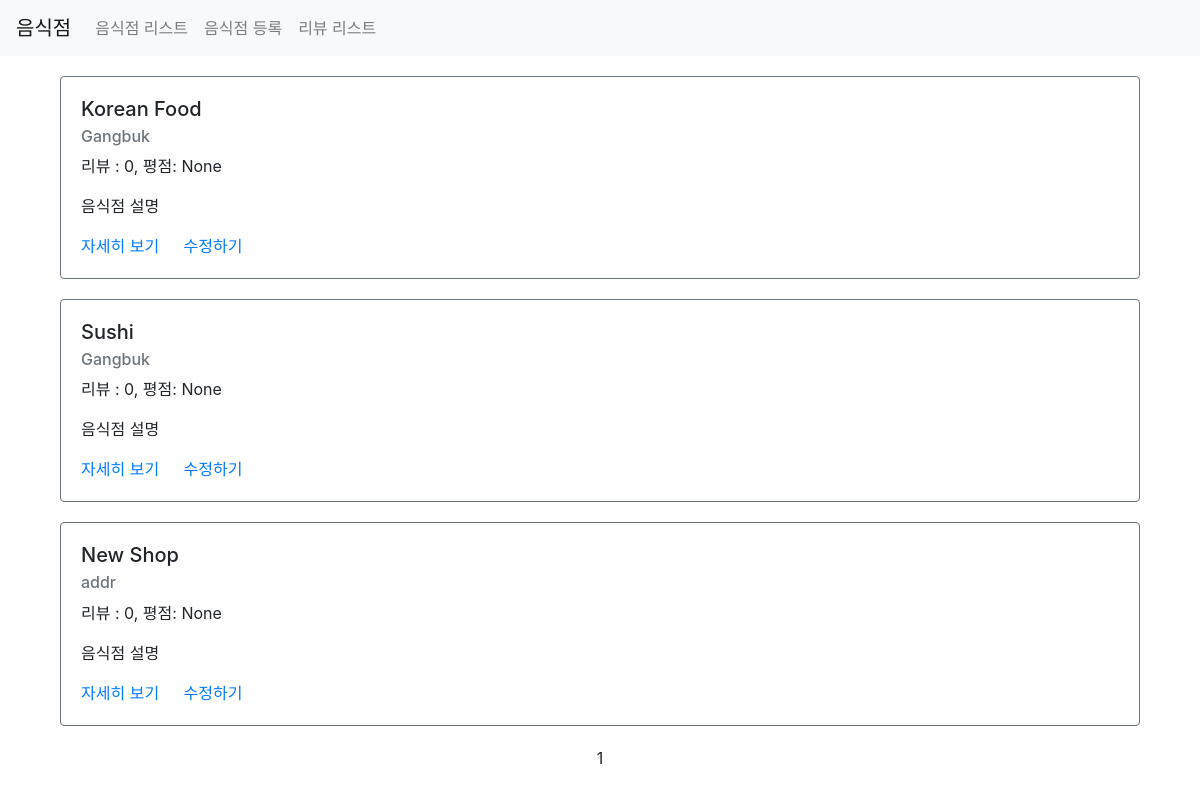
Page /third/list/?page=2 on the earlier database version.
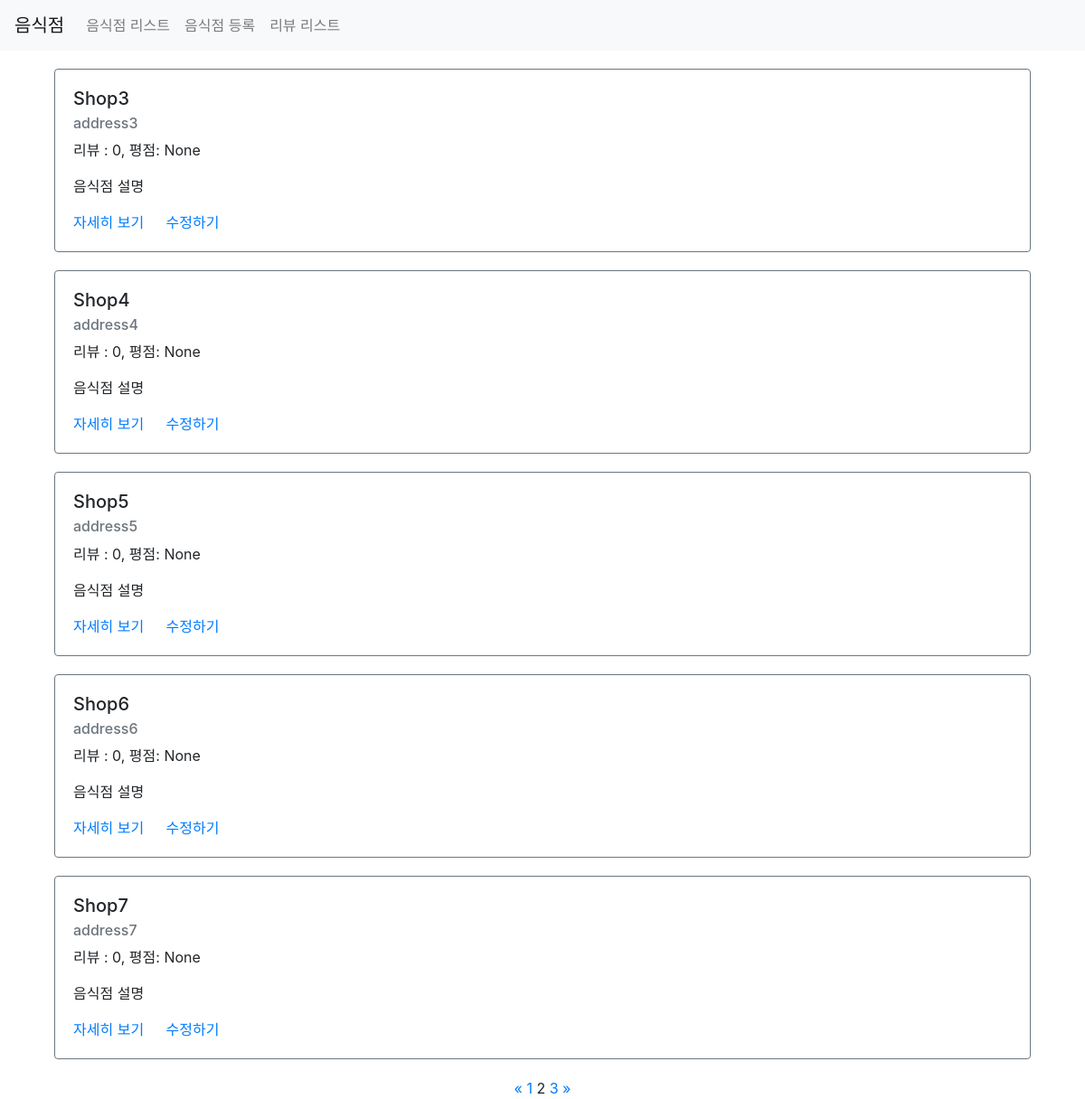
Same page on the later database version.
### third/models.py (models this page shows)
class Restaurant(models.Model):
    name = models.CharField(max_length=30)
    address = models.CharField(max_length=200)
    image = models.CharField(max_length=500, default=None, null=True)
    password = models.CharField(max_length=20, default=None, null=True)
    created_at = models.DateTimeField(auto_now_add=True)
    update_at = models.DateTimeField(auto_now=True)

### third/views.py (the view)
# urls.py: path('list/', views.list, name="list"),
def list(request):
    restaurants = Restaurant.objects.all()\
        .annotate(reviews_count = Count('review'))\
        .annotate(average_point=Avg('review__point'))
    page = request.GET.get('page')  # 파라미터로 넘어온 현재 페이지 값
    paginator = Paginator(restaurants, 5) # 한 페이지에 5개씩 표시
    items = paginator.get_page(page) # 해당 페이지에 맞는 리스트로 필터링
    context = {
        "restaurants": items
    }
    return render(request, 'third/list.html', context)

### third/templates/third/list.html
{% extends 'third/base.html' %}
{% load static %}
{% block content %}
<div class="container">
    {% for item in restaurants %}
    <div class="row restaurant-item" style="margin:20px auto;">
        <div class="col-sm-12">
            <div class="card border-secondary">
                <div class="card-body">
                    <h5 class="card-title">{{ item.name }}</h5>
                    <h6 class="card-subtitle mb-2 text-muted">{{ item.address }}</h6>
                    <p class="card-text">리뷰 : {{ item.reviews_count }}, 평점: {{ item.average_point }}</p>
                    <p class="card-text">음식점 설명</p>
                    <a href="{% url 'restaurant-detail' id=item.id %}" class="card-link">자세히 보기</a>
                    <a href="{% url 'restaurant-update' %}?id={{ item.id }}" class="card-link">수정하기</a>
                </div>
            </div>
        </div>
    </div>
    {% endfor %}
    <div class="row">
        <div class="col-sm-12 text-center">
            <div class="pagination">
                <span class="step-links text-center" style="width:100%;">
                    {% if restaurants.has_previous %}
                        <a href="?page=1">&laquo;</a>
                        <a href="?page={{ restaurants.previous_page_number }}">{{ restaurants.previous_page_number }}</a>
                    {% endif %}
                    <span class="current">
                        {{ restaurants.number }}
                    </span>
                    {% if restaurants.has_next %}
                        <a href="?page={{ restaurants.next_page_number }}">{{ restaurants.next_page_number }}</a>
                        <a href="?page={{ restaurants.paginator.num_pages }}">&raquo;</a>
                    {% endif %}
                </span>
            </div>
        </div>
    </div>
</div>
{% endblock %}

Differences in the rows shown:
no longer on this page (row edited): Restaurant: name "Korean Food", address "Gangbuk", reviews_count "0", average_point "None"
no longer on this page (row unchanged): Restaurant: name "Sushi", address "Gangbuk", reviews_count "0", average_point "None"
no longer on this page (row unchanged): Restaurant: name "New Shop", address "addr", reviews_count "0", average_point "None"
added Restaurant: name "Shop3", address "address3", reviews_count "0", average_point "None"
added Restaurant: name "Shop4", address "address4", reviews_count "0", average_point "None"
added Restaurant: name "Shop5", address "address5", reviews_count "0", average_point "None"
added Restaurant: name "Shop6", address "address6", reviews_count "0", average_point "None"
added Restaurant: name "Shop7", address "address7", reviews_count "0", average_point "None"
Other differences:
{{ restaurants.previous_page_number }}: (not shown) → "1"
{{ restaurants.number }}: "1" → "2"
{{ restaurants.next_page_number }}: (not shown) → "3"
